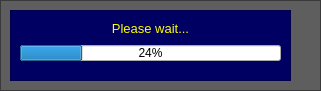
  <widget class="QFrame" name="frm_working">
   <property name="geometry">
    <rect>
     <x>40</x>
     <y>650</y>
     <width>321</width>
     <height>91</height>
    </rect>
   </property>
   <property name="styleSheet">
    <string notr="true">QFrame {background-color: rgba(0, 0, 0, 100);}</string>
   </property>
   <property name="frameShape">
    <enum>QFrame::StyledPanel</enum>
   </property>
   <property name="frameShadow">
    <enum>QFrame::Raised</enum>
   </property>
   <widget class="QFrame" name="frm_working_info">
    <property name="geometry">
     <rect>
      <x>10</x>
      <y>10</y>
      <width>281</width>
      <height>71</height>
     </rect>
    </property>
    <property name="styleSheet">
     <string notr="true">QFrame {background-color: rgb(0, 0, 99); color: rgb(255, 255, 0);}</string>
    </property>
    <property name="frameShape">
     <enum>QFrame::StyledPanel</enum>
    </property>
    <property name="frameShadow">
     <enum>QFrame::Raised</enum>
    </property>
    <widget class="QLabel" name="lbl_working_title">
     <property name="geometry">
      <rect>
       <x>10</x>
       <y>10</y>
       <width>261</width>
       <height>16</height>
      </rect>
     </property>
     <property name="font">
      <font>
       <family>Arial</family>
       <pointsize>10</pointsize>
       <weight>50</weight>
       <italic>false</italic>
       <bold>false</bold>
      </font>
     </property>
     <property name="styleSheet">
      <string notr="true">QLabel {color: rgb(255, 255, 0); font: 10pt &quot;Arial&quot;;}</string>
     </property>
     <property name="text">
      <string>Please wait...</string>
     </property>
     <property name="alignment">
      <set>Qt::AlignCenter</set>
     </property>
    </widget>
    <widget class="QProgressBar" name="prg_working">
     <property name="geometry">
      <rect>
       <x>10</x>
       <y>35</y>
       <width>261</width>
       <height>16</height>
      </rect>
     </property>
     <property name="value">
      <number>24</number>
     </property>
    </widget>
   </widget>
  </widget>
